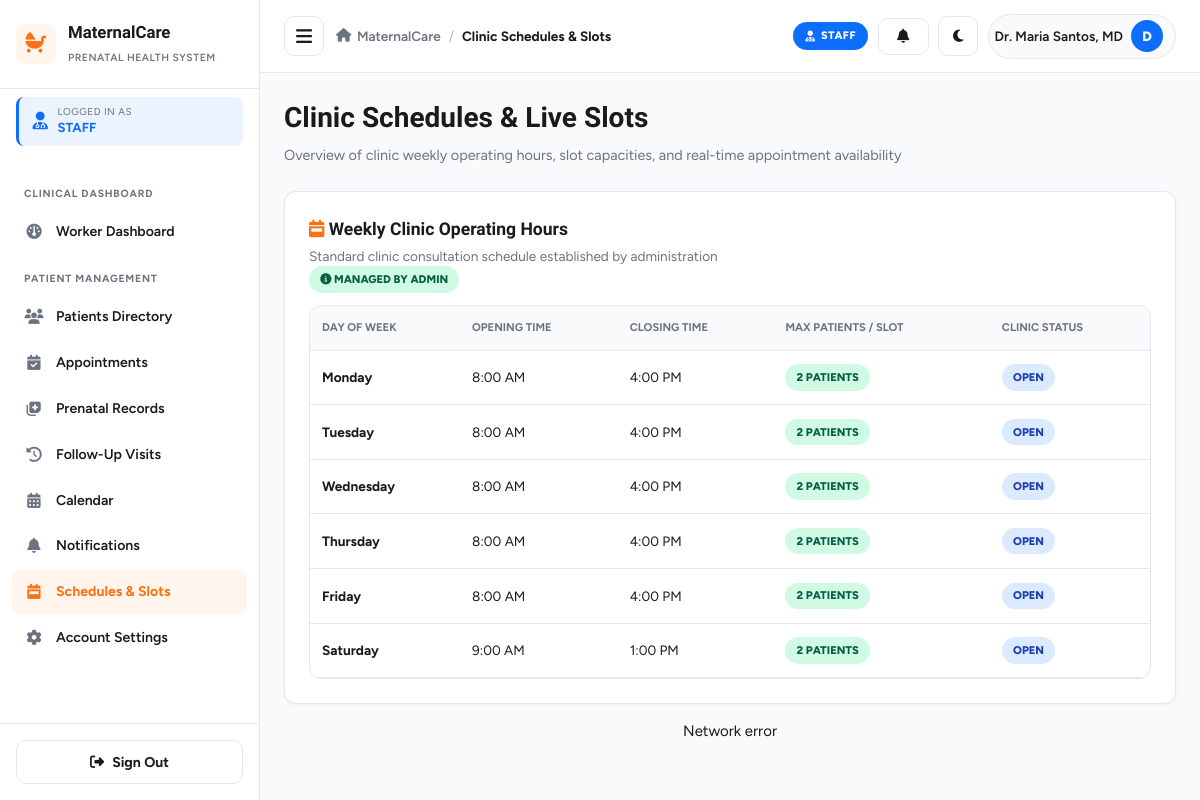
Page /worker/schedules.php (signed in) on the committed database.
### tables this page shows
CREATE TABLE IF NOT EXISTS `schedules` (
    `id` INT AUTO_INCREMENT PRIMARY KEY,
    `staff_id` INT DEFAULT NULL,
    `day_of_week` ENUM('Monday', 'Tuesday', 'Wednesday', 'Thursday', 'Friday', 'Saturday', 'Sunday') NOT NULL,
    `start_time` TIME NOT NULL DEFAULT '08:00:00',
    `end_time` TIME NOT NULL DEFAULT '16:00:00',
    `max_patients_per_slot` INT NOT NULL DEFAULT 2,
    `is_active` TINYINT(1) NOT NULL DEFAULT 1,
    FOREIGN KEY (`staff_id`) REFERENCES `users`(`id`) ON DELETE SET NULL
);

### includes/slot_helper.php (called while the page is built, shortened)
<?php
function getClinicWeeklySchedule($db) {
    try {
        $stmt = $db->query("SELECT * FROM schedules ORDER BY FIELD(day_of_week, 'Monday','Tuesday','Wednesday','Thursday','Friday','Saturday','Sunday'), (staff_id IS NULL) ASC, id ASC");
        return $stmt->fetchAll();
    } catch (Exception $e) {
        return [];
    }
}

### worker/schedules.php (the view, shortened to what this page needs)
<?php
require_once __DIR__ . '/../includes/auth_check.php';
require_once __DIR__ . '/../includes/slot_helper.php';
try {
    $db = getDB();
    $schedules = getClinicWeeklySchedule($db);
} catch (Exception $e) {
    die("Schedules error: " . $e->getMessage());
}
include __DIR__ . '/../includes/header.php';
?>
<div class="page-header">
    <div class="page-title">
        <h1>Clinic Schedules & Live Slots</h1>
        <p>Overview of clinic weekly operating hours, slot capacities, and real-time appointment availability</p>
    </div>
</div>
<div class="dashboard-card mb-4" style="padding: 1.5rem;">
    <div class="card-header-flex mb-3">
        <div>
            <h3 style="margin-bottom: 0.25rem;"><i class="fa-solid fa-calendar-week text-primary"></i> Weekly Clinic Operating Hours</h3>
            <p class="text-muted" style="margin: 0; font-size: 0.85rem;">Standard clinic consultation schedule established by administration</p>
        </div>
        <span class="badge badge-confirmed"><i class="fa-solid fa-circle-info"></i> Managed by Admin</span>
    </div>
    <div class="table-responsive">
        <table class="table">
            <thead>
                <tr>
                    <th>Day of Week</th>
                    <th>Opening Time</th>
                    <th>Closing Time</th>
                    <th>Max Patients / Slot</th>
                    <th>Clinic Status</th>
                </tr>
            </thead>
            <tbody>
                <?php foreach ($schedules as $sched): ?>
                    <tr>
                        <td><strong><?php echo $sched['day_of_week']; ?></strong></td>
                        <td><?php echo date('g:i A', strtotime($sched['start_time'])); ?></td>
                        <td><?php echo date('g:i A', strtotime($sched['end_time'])); ?></td>
                        <td><span class="badge badge-confirmed"><?php echo $sched['max_patients_per_slot']; ?> patients</span></td>
                        <td><span class="badge badge-<?php echo $sched['is_active'] ? 'completed' : 'cancelled'; ?>"><?php echo $sched['is_active'] ? 'Open' : 'Closed'; ?></span></td>
                    </tr>
                <?php endforeach; ?>
            </tbody>
        </table>
    </div>
</div>
<div id="workerSchedulesSlotTrackerContainer" class="mt-4"></div>
<?php include __DIR__ . '/../includes/footer.php'; ?>

### assets/css/style.css (style rules this page uses)
:root { --primary: #f97316; --primary-dark: #ea580c; --primary-light: #fff5ed; --success: #10b981; --warning: #f59e0b; --danger: #dc3545; --info: #0d6efd; --bg-body: #f8fafc; --surface: #ffffff; --text-dark: #1a1a1a; --text-muted: #6b7280; --border-color: #e5e7eb; --radius-sm: 8px; --radius-md: 12px; --radius-lg: 16px; --shadow-sm: 0 1px 3px rgba(0, 0, 0, 0.05); --shadow-md: 0 4px 12px rgba(0, 0, 0, 0.08); --shadow-lg: 0 10px 30px rgba(0, 0, 0, 0.12); --transition: all 0.25s ease; --sidebar-width: 260px; }
* { margin: 0; padding: 0; box-sizing: border-box; }
html, body { max-width: 100%; overflow-x: hidden; }
body { font-family: 'Figtree', -apple-system, BlinkMacSystemFont, 'Segoe UI', sans-serif; background: var(--bg-body); color: var(--text-dark); line-height: 1.5; font-size: 15px; transition: background 0.3s ease, color 0.3s ease; }
h1, h2, h3, h4, h5, h6 { font-family: 'Bricolage Grotesque', 'Figtree', sans-serif; font-weight: 700; color: var(--text-dark); }
.page-header { display: flex; justify-content: space-between; align-items: flex-start; gap: 1rem; margin-bottom: 1.5rem; flex-wrap: wrap; }
.page-header h1 { font-size: 1.75rem; margin-bottom: 0.35rem; }
.page-header p { color: var(--text-muted); font-size: 0.9rem; }
.dashboard-card { background: var(--surface); border: 1px solid var(--border-color); border-radius: var(--radius-md); padding: 1.5rem; box-shadow: var(--shadow-sm); transition: background 0.3s ease, border-color 0.3s ease; }
.badge { display: inline-block; padding: 0.3rem 0.7rem; border-radius: 20px; font-size: 0.7rem; font-weight: 800; text-transform: uppercase; }
.badge-confirmed { background: #d1fae5; color: #065f46; }
.badge-completed { background: #dbeafe; color: #1e40af; }
.table-responsive { width: 100%; overflow-x: auto; border-radius: var(--radius-md); background: var(--surface); border: 1px solid var(--border-color); }
.table { width: 100%; border-collapse: collapse; font-size: 0.85rem; }
.table th { text-align: left; padding: 0.85rem 0.75rem; font-size: 0.7rem; text-transform: uppercase; color: var(--text-muted); font-weight: 700; background: var(--bg-body); border-bottom: 1px solid var(--border-color); }
.table td { padding: 0.85rem 0.75rem; font-size: 0.85rem; border-bottom: 1px solid var(--border-color); color: var(--text-dark); }
.text-muted { color: var(--text-muted); }
.text-primary { color: var(--primary); }
.mb-3 { margin-bottom: 0.75rem; }
.mb-4 { margin-bottom: 1rem; }
.mt-4 { margin-top: 1rem; }

### rows in the picture
schedules: day_of_week "Monday", start_time "8:00 AM", end_time "4:00 PM", max_patients_per_slot "2", is_active "OPEN"
schedules: day_of_week "Tuesday", start_time "8:00 AM", end_time "4:00 PM", max_patients_per_slot "2", is_active "OPEN"
schedules: day_of_week "Wednesday", start_time "8:00 AM", end_time "4:00 PM", max_patients_per_slot "2", is_active "OPEN"
schedules: day_of_week "Thursday", start_time "8:00 AM", end_time "4:00 PM", max_patients_per_slot "2", is_active "OPEN"
schedules: day_of_week "Friday", start_time "8:00 AM", end_time "4:00 PM", max_patients_per_slot "2", is_active "OPEN"
schedules: day_of_week "Saturday", start_time "9:00 AM", end_time "1:00 PM", max_patients_per_slot "2", is_active "OPEN"

### other values in the picture
$role['label'] "STAFF"
$item['section'] "CLINICAL DASHBOARD"
$item['label'] "Worker Dashboard"
$item['section'] "PATIENT MANAGEMENT"
$item['label'] "Patients Directory"
$item['label'] "Appointments"
$item['label'] "Prenatal Records"
$item['label'] "Follow-Up Visits"
$item['label'] "Calendar"
$item['label'] "Notifications"
$item['label'] "Schedules & Slots"
$item['label'] "Account Settings"
$pageTitle "Clinic Schedules & Slots"
$currentName "Dr. Maria Santos, MD"
$userInitial "D"
